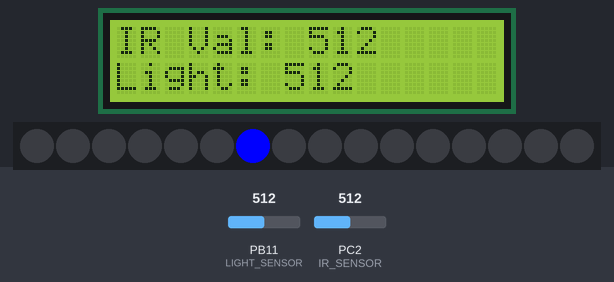
This sketch was run on a simulated STM32 Blue Pill. On the bench: 16×2 character LCD, 16 RGB LEDs in strip order, left to right. The test bench sets the inputs (shaded band); at power-on: PC2 (IR_SENSOR) = 512, PB11 (LIGHT_SENSOR) = 512. What the sketch prints to the serial monitor is not drawn.

Above: at 2.2 s.
2.3 s: PC2 (IR_SENSOR) set to 716
At 2.44 s:
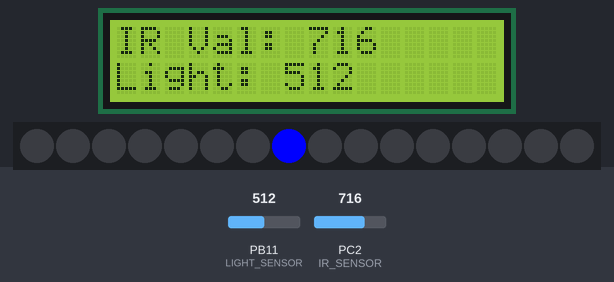
3.8 s: PB11 (LIGHT_SENSOR) set to 716
At 4.05 s:
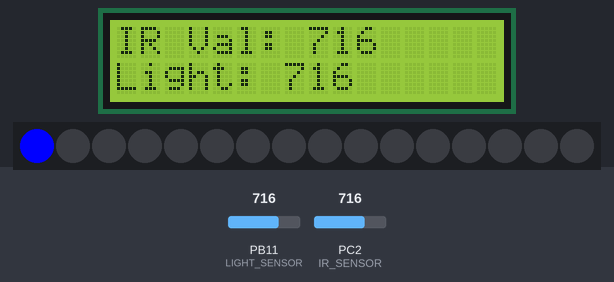
5.4 s: PC2 (IR_SENSOR) set to 900
At 5.66 s:
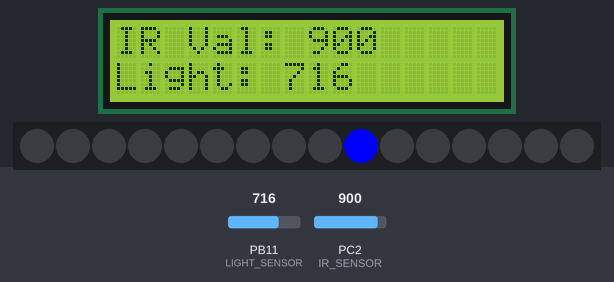
7.0 s: PB11 (LIGHT_SENSOR) set to 900
At 7.27 s:
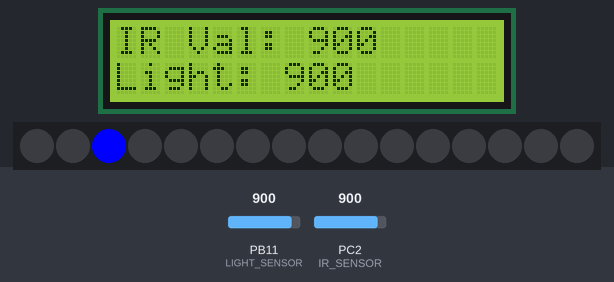
8.6 s: PC2 (IR_SENSOR) set to 1023
At 8.88 s:
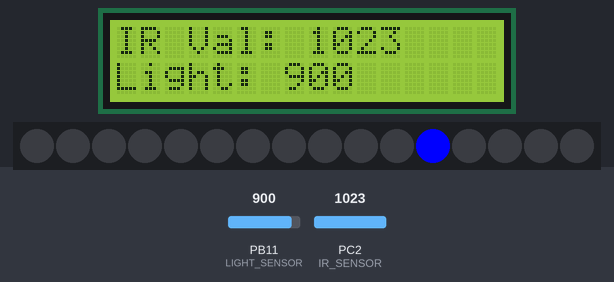
10.2 s: PB11 (LIGHT_SENSOR) set to 1023
At 10.32 s:
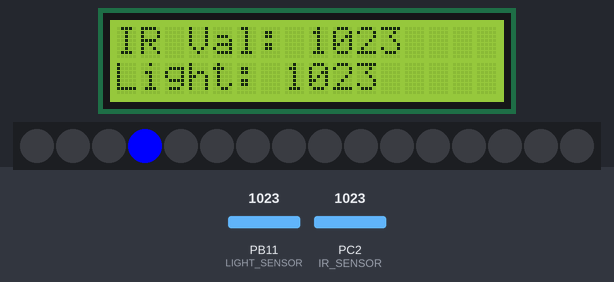
Timing chart, 0 to 12.7 s (numbered marks = the images above; inputs shaded):
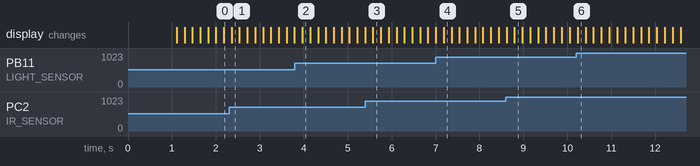

The sketch:

NeoPixel_IR_Scanner.ino
```cpp
/*
 * NeoPixel_IR_Scanner.ino
 *
 * Funkcja: Animacja "wędrującego punktu" na pierścieniu/pasku NeoPixel.
 * Odczyt wartości z czujnika IR (podczerwieni) i wyświetlanie danych
 * w czasie rzeczywistym na wyświetlaczu LCD 16x2.
 */

#include <LiquidCrystal_I2C.h>
#include <Adafruit_NeoPixel.h>

// --- Konfiguracja Pinów ---
#define LIGHT_SENSOR PB11
#define KEYS_INPUT    PA4
#define IR_SENSOR     PC2
#define PIXEL_PIN     PB7
#define NUMPIXELS     16

// Inicjalizacja obiektów
LiquidCrystal_I2C lcd(0x27, 16, 2);
Adafruit_NeoPixel pasek(NUMPIXELS, PIXEL_PIN, NEO_GRB + NEO_KHZ800);

int pixelPos = 0; // Pozycja świecącej diody

void setup() {
  Serial.begin(9600);

  pinMode(LIGHT_SENSOR, INPUT);
  pinMode(KEYS_INPUT, INPUT);
  pinMode(IR_SENSOR, INPUT);

  // Inicjalizacja LCD
  lcd.init();
  lcd.backlight();
  lcd.setCursor(0, 0);
  lcd.print("System Ready");
  delay(1000);
  lcd.clear();

  // Inicjalizacja NeoPixel
  pasek.begin();
  pasek.clear();
  pasek.show();
}

void loop() {
  // 1. Obsługa paska NeoPixel (Animacja krążącego punktu)
  pasek.clear();
  // Ustawiamy kolor (R, G, B) - tutaj niebieski
  pasek.setPixelColor(pixelPos, pasek.Color(0, 0, 255));
  pasek.show();

  // Inkrementacja pozycji diody
  pixelPos++;
  if (pixelPos >= NUMPIXELS) {
    pixelPos = 0;
  }

  // 2. Odczyt czujnika IR i diagnostyka
  int irValue = analogRead(IR_SENSOR);
  int lightValue = analogRead(LIGHT_SENSOR);

  Serial.print("IR: ");
  Serial.println(irValue);

  // 3. Wyświetlanie danych na LCD
  // Używamy printf-style lub czyszczenia fragmentu, by uniknąć migotania całego ekranu
  lcd.setCursor(0, 0);
  lcd.print("IR Val: ");
  lcd.print(irValue);
  lcd.print("    "); // Nadpisywanie starych cyfr spacjami

  lcd.setCursor(0, 1);
  lcd.print("Light: ");
  lcd.print(lightValue);
  lcd.print("    ");

  delay(150); // Prędkość animacji
}
```
